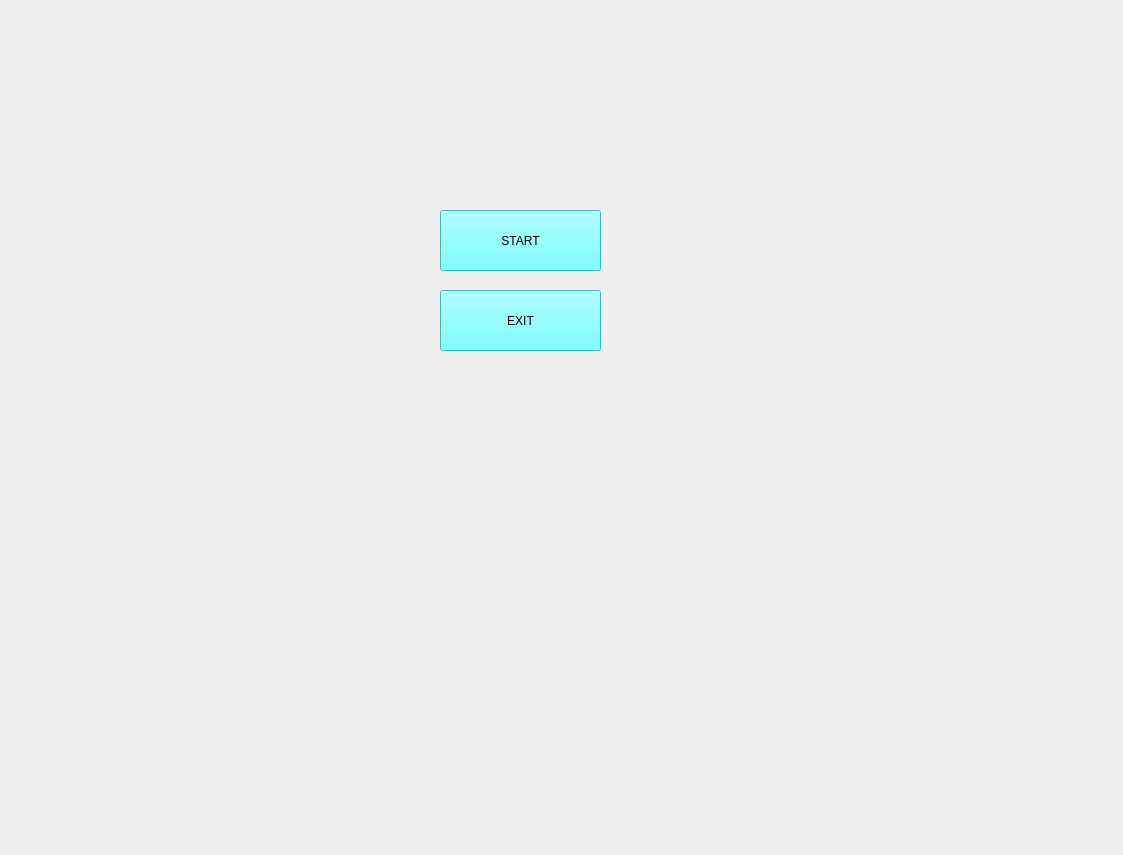
<?xml version="1.0" encoding="UTF-8"?>
<ui version="4.0">
 <class>JarvisUI</class>
 <widget class="QMainWindow" name="JarvisUI">
  <property name="geometry">
   <rect>
    <x>0</x>
    <y>0</y>
    <width>1123</width>
    <height>855</height>
   </rect>
  </property>
  <property name="windowTitle">
   <string>MainWindow</string>
  </property>
  <widget class="QWidget" name="centralwidget">
   <widget class="QLabel" name="label">
    <property name="geometry">
     <rect>
      <x>0</x>
      <y>0</y>
      <width>1121</width>
      <height>861</height>
     </rect>
    </property>
    <property name="text">
     <string/>
    </property>
    <property name="pixmap">
     <pixmap>../B.G/Black_Template.jpg</pixmap>
    </property>
    <property name="scaledContents">
     <bool>true</bool>
    </property>
   </widget>
   <widget class="QLabel" name="label_2">
    <property name="geometry">
     <rect>
      <x>580</x>
      <y>40</y>
      <width>621</width>
      <height>401</height>
     </rect>
    </property>
    <property name="text">
     <string/>
    </property>
    <property name="pixmap">
     <pixmap>../B.G/Iron_Template_1.gif</pixmap>
    </property>
    <property name="scaledContents">
     <bool>true</bool>
    </property>
   </widget>
   <widget class="QLabel" name="label_3">
    <property name="geometry">
     <rect>
      <x>-180</x>
      <y>160</y>
      <width>641</width>
      <height>491</height>
     </rect>
    </property>
    <property name="text">
     <string/>
    </property>
    <property name="pixmap">
     <pixmap>../VoiceReg/__1.gif</pixmap>
    </property>
    <property name="scaledContents">
     <bool>true</bool>
    </property>
   </widget>
   <widget class="QLabel" name="label_4">
    <property name="geometry">
     <rect>
      <x>30</x>
      <y>-50</y>
      <width>471</width>
      <height>331</height>
     </rect>
    </property>
    <property name="text">
     <string/>
    </property>
    <property name="pixmap">
     <pixmap>initial.gif</pixmap>
    </property>
    <property name="scaledContents">
     <bool>true</bool>
    </property>
   </widget>
   <widget class="QLabel" name="label_5">
    <property name="geometry">
     <rect>
      <x>20</x>
      <y>590</y>
      <width>381</width>
      <height>251</height>
     </rect>
    </property>
    <property name="text">
     <string/>
    </property>
    <property name="pixmap">
     <pixmap>Health_Template.gif</pixmap>
    </property>
    <property name="scaledContents">
     <bool>true</bool>
    </property>
   </widget>
   <widget class="QLabel" name="label_6">
    <property name="geometry">
     <rect>
      <x>520</x>
      <y>460</y>
      <width>561</width>
      <height>371</height>
     </rect>
    </property>
    <property name="text">
     <string/>
    </property>
    <property name="pixmap">
     <pixmap>B.G_Template_1.gif</pixmap>
    </property>
    <property name="scaledContents">
     <bool>true</bool>
    </property>
   </widget>
   <widget class="QPushButton" name="pushButton">
    <property name="geometry">
     <rect>
      <x>440</x>
      <y>210</y>
      <width>161</width>
      <height>61</height>
     </rect>
    </property>
    <property name="styleSheet">
     <string notr="true">background-color: rgb(85, 255, 255);
font: 12pt &quot;MS Shell Dlg 2&quot;;</string>
    </property>
    <property name="text">
     <string>START</string>
    </property>
   </widget>
   <widget class="QPushButton" name="pushButton_2">
    <property name="geometry">
     <rect>
      <x>440</x>
      <y>290</y>
      <width>161</width>
      <height>61</height>
     </rect>
    </property>
    <property name="styleSheet">
     <string notr="true">background-color: rgb(85, 255, 255);
font: 12pt &quot;MS Shell Dlg 2&quot;;</string>
    </property>
    <property name="text">
     <string>EXIT</string>
    </property>
   </widget>
  </widget>
 </widget>
 <resources/>
 <connections/>
</ui>
